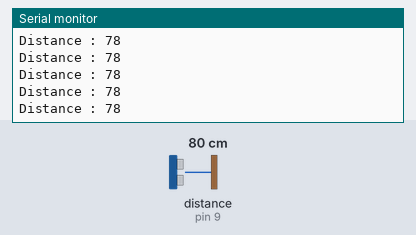
Bench run of a sketch on a simulated Arduino Uno, built with avr-gcc and run on an emulated ATmega328P. On the bench: the last lines printed to the serial monitor. Wiring (inferred from the names in the program): ultrasonic range finder: trigger pin 10; echo pin 9. The inputs (shaded band) are chosen by the test bench; at power-on: distance to the obstacle (sensor on pin 9) 80 cm. The echo pulse lasts 58.3 µs per cm.

Above: at 1.2 s.
1.3 s: distance to the obstacle (sensor on pin 9) set to 2 cm
At 2.1 s:
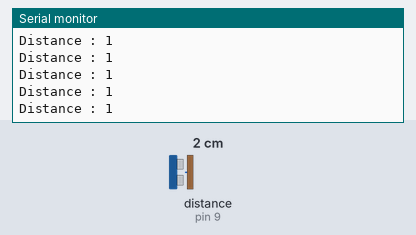
4.3 s: distance to the obstacle (sensor on pin 9) set to 18 cm
At 5.4 s:
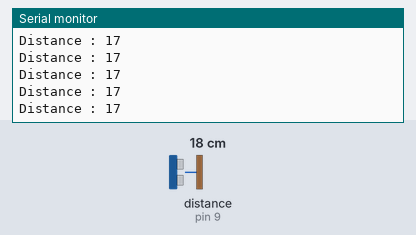
7.3 s: distance to the obstacle (sensor on pin 9) set to 4 cm
At 8.0 s:
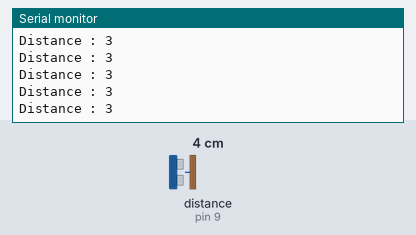
Timing chart, 0 to 10.3 s (numbered marks = the images above; inputs shaded):
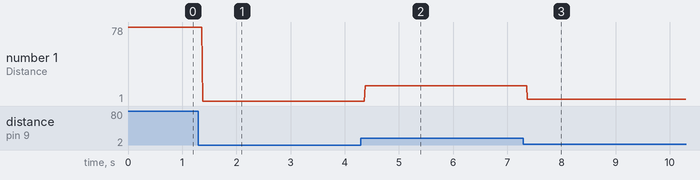

The sketch:

3.3.ino
```cpp
const int ECHO_PIN = 9;
const int TRIG_PIN = 10;
const float SOUND_SPEED = 0.034;

void setup() {
  // put your setup code here, to run once:
Serial.begin (9600);
pinMode (ECHO_PIN, INPUT);
pinMode (TRIG_PIN, OUTPUT);
}

void loop() {
  // put your main code here, to run repeatedly:
digitalWrite (TRIG_PIN, LOW);
delayMicroseconds (2);
digitalWrite (TRIG_PIN, HIGH);
delayMicroseconds (10);
digitalWrite (TRIG_PIN, LOW);

long duration = pulseIn (ECHO_PIN, HIGH);
int distance = (duration*SOUND_SPEED)/2;

Serial.print ("Distance : ");
Serial.println (distance);

}
```

Measured:
- after the input at 1.3 s, the serial monitor: prints a new line after 0.08 s (image 1)
- after the input at 4.3 s, the serial monitor: prints a new line after 0.08 s (image 2)
- after the input at 7.3 s, the serial monitor: prints a new line after 0.07 s (image 3)
- plotted number 1: 78 → 1 after the input at 1.3 s, 1 → 17 after the input at 4.3 s, 17 → 3 after the input at 7.3 s
